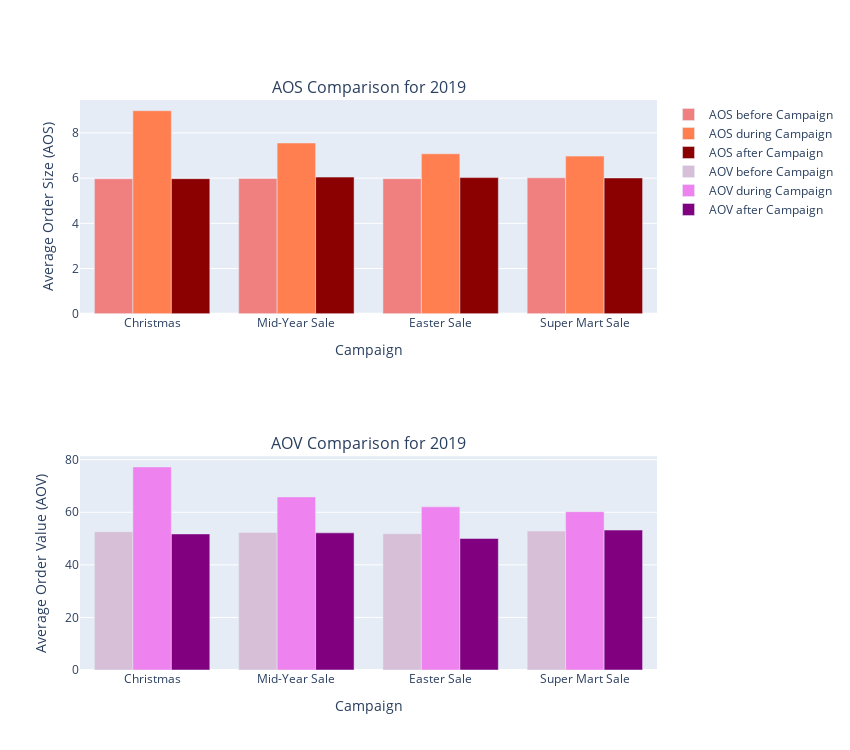

The cell this chart's notebook holds for it:
### Markdown cell above
The bar charts above illustrate the Revenue and Transaction Count for 2019, comparing the data before, during, and after each campaign.

From the Revenue Comparison chart, we can see that Christmas and Mid-Year Sale generate the highest revenue, with Christmas having the *greatest revenue growth*. However, Easter Sale and Super Mart Sale show relatively lower revenue generation, particularly in comparison to the Christmas campaign. Overall, the post-campaign revenue for all campaigns sees a noticeable drop, indicating that the revenue boost is relatively temporary so the impact on long-term sales is limited.

The Transaction Comparison chart highlights the number of transactions for each campaign. Similar to the revenue trends, Christmas leads in transaction count but interestingly, there is a slight decrease during the campaign. This suggests that while the campaign generated high revenue, it did not necessarily attract a higher volume of customers or encourage higher purchase frequency. Meanwhile, Mid-Year Sale experiences a large increase during the campaign, with a slight dip after the campaign, but the number remains relatively higher than pre-campaign levels.

These comparisons suggest that certain campaigns like *Christmas* and *Mid-Year Sale* are more effective at driving both revenue and transactions.

##### **Average Order Size (AOS) and Average Order Value (AOV) per Campaign Each Year**

$$
\text{Average Order Size (AOS)} = \frac{\text{Total Quantity Purchased}}{\text{Total Number of Purchases}}
$$

$$
\text{Average Order Value (AOV)} = \frac{\text{Total Revenue}}{\text{Total Number of Purchases}}
$$

### Code cell
aos_aov_plot(metrics[3], metrics[4], chosen_year)

### Figure 1 — Plotly figure (JSON) as saved in the notebook; plotly's stock layout.template omitted (floating-point values rounded to 4 significant figures)
{"data": [{"marker": {"color": "lightcoral"}, "name": "AOS before Campaign", "type": "bar", "x": ["Christmas", "Mid-Year Sale", "Easter Sale", "Super Mart Sale"], "xaxis": "x", "y": [5.973, 5.983, 5.976, 6.016], "yaxis": "y"}, {"marker": {"color": "coral"}, "name": "AOS during Campaign", "type": "bar", "x": ["Christmas", "Mid-Year Sale", "Easter Sale", "Super Mart Sale"], "xaxis": "x", "y": [8.983, 7.554, 7.076, 6.974], "yaxis": "y"}, {"marker": {"color": "darkred"}, "name": "AOS after Campaign", "type": "bar", "x": ["Christmas", "Mid-Year Sale", "Easter Sale", "Super Mart Sale"], "xaxis": "x", "y": [5.975, 6.044, 6.022, 6.007], "yaxis": "y"}, {"marker": {"color": "thistle"}, "name": "AOV before Campaign", "type": "bar", "x": ["Christmas", "Mid-Year Sale", "Easter Sale", "Super Mart Sale"], "xaxis": "x2", "y": [52.61, 52.32, 51.85, 52.84], "yaxis": "y2"}, {"marker": {"color": "violet"}, "name": "AOV during Campaign", "type": "bar", "x": ["Christmas", "Mid-Year Sale", "Easter Sale", "Super Mart Sale"], "xaxis": "x2", "y": [77.25, 65.85, 62.07, 60.22], "yaxis": "y2"}, {"marker": {"color": "purple"}, "name": "AOV after Campaign", "type": "bar", "x": ["Christmas", "Mid-Year Sale", "Easter Sale", "Super Mart Sale"], "xaxis": "x2", "y": [51.76, 52.17, 50.04, 53.23], "yaxis": "y2"}], "layout": {"annotations": [{"font": {"size": 16}, "showarrow": false, "text": "AOS Comparison for 2019", "x": 0.5, "xanchor": "center", "xref": "paper", "y": 1, "yanchor": "bottom", "yref": "paper"}, {"font": {"size": 16}, "showarrow": false, "text": "AOV Comparison for 2019", "x": 0.5, "xanchor": "center", "xref": "paper", "y": 0.375, "yanchor": "bottom", "yref": "paper"}], "barmode": "group", "height": 750, "showlegend": true, "width": 850, "xaxis": {"anchor": "y", "domain": [0, 1], "title": {"text": "Campaign"}}, "xaxis2": {"anchor": "y2", "domain": [0, 1], "title": {"text": "Campaign"}}, "yaxis": {"anchor": "x", "domain": [0.625, 1], "title": {"text": "Average Order Size (AOS)"}}, "yaxis2": {"anchor": "x2", "domain": [0, 0.375], "title": {"text": "Average Order Value (AOV)"}}}}
